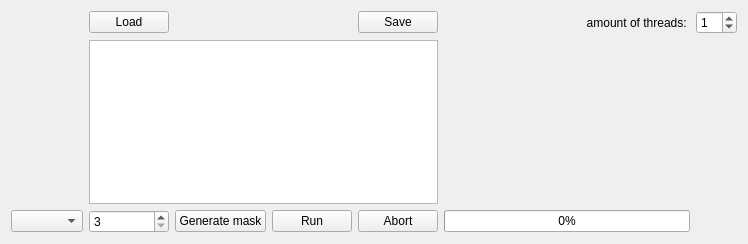
<?xml version="1.0" encoding="UTF-8"?>
<ui version="4.0">
 <class>Widget</class>
 <widget class="QWidget" name="Widget">
  <property name="geometry">
   <rect>
    <x>0</x>
    <y>0</y>
    <width>748</width>
    <height>244</height>
   </rect>
  </property>
  <property name="windowTitle">
   <string>Gaussian Blur</string>
  </property>
  <layout class="QGridLayout" name="gridLayout">
   <item row="0" column="5">
    <widget class="QLabel" name="label_3">
     <property name="text">
      <string>amount of threads: </string>
     </property>
     <property name="alignment">
      <set>Qt::AlignRight|Qt::AlignTrailing|Qt::AlignVCenter</set>
     </property>
    </widget>
   </item>
   <item row="1" column="5" rowspan="2">
    <widget class="QLabel" name="label_2">
     <property name="text">
      <string/>
     </property>
    </widget>
   </item>
   <item row="0" column="1">
    <widget class="QPushButton" name="pushButton_3">
     <property name="text">
      <string>Load</string>
     </property>
    </widget>
   </item>
   <item row="1" column="1" rowspan="2" colspan="4">
    <widget class="QTableWidget" name="tableWidget"/>
   </item>
   <item row="3" column="0">
    <widget class="QComboBox" name="comboBox"/>
   </item>
   <item row="1" column="0" rowspan="2">
    <widget class="QLabel" name="label">
     <property name="maximumSize">
      <size>
       <width>401</width>
       <height>151</height>
      </size>
     </property>
     <property name="text">
      <string/>
     </property>
    </widget>
   </item>
   <item row="0" column="4">
    <widget class="QPushButton" name="pushButton_4">
     <property name="text">
      <string>Save</string>
     </property>
    </widget>
   </item>
   <item row="3" column="4">
    <widget class="QPushButton" name="pushButton_5">
     <property name="text">
      <string>Abort</string>
     </property>
    </widget>
   </item>
   <item row="3" column="2">
    <widget class="QPushButton" name="pushButton">
     <property name="text">
      <string>Generate mask</string>
     </property>
    </widget>
   </item>
   <item row="3" column="5">
    <widget class="QProgressBar" name="progressBar">
     <property name="value">
      <number>0</number>
     </property>
    </widget>
   </item>
   <item row="3" column="3">
    <widget class="QPushButton" name="pushButton_2">
     <property name="text">
      <string>Run</string>
     </property>
    </widget>
   </item>
   <item row="3" column="1">
    <widget class="QSpinBox" name="spinBox">
     <property name="minimum">
      <number>3</number>
     </property>
     <property name="singleStep">
      <number>2</number>
     </property>
    </widget>
   </item>
   <item row="0" column="6">
    <widget class="QSpinBox" name="spinBox_2">
     <property name="value">
      <number>1</number>
     </property>
    </widget>
   </item>
  </layout>
 </widget>
 <layoutdefault spacing="6" margin="11"/>
 <resources/>
 <connections/>
</ui>
